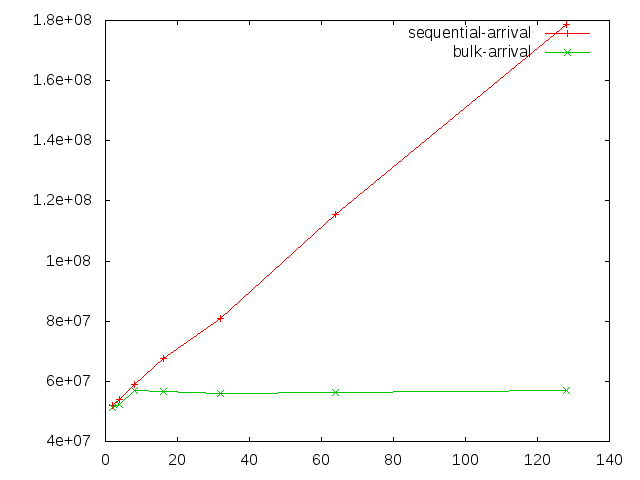

This figure's gnuplot source:
#!/usr/bin/env gnuplot
set datafile separator ","
set term png
set output 'plot.png'
plot "< awk -F ',' '{if($2 == \"1000\") print}' 'results.csv'" every ::1 u 1:3 t "sequential-arrival" with linespoints ls 1,\
     "< awk -F ',' '{if($2 == \"0\") print}' 'results.csv'" every ::1 u 1:3 t "bulk-arrival" with linespoints ls 2
